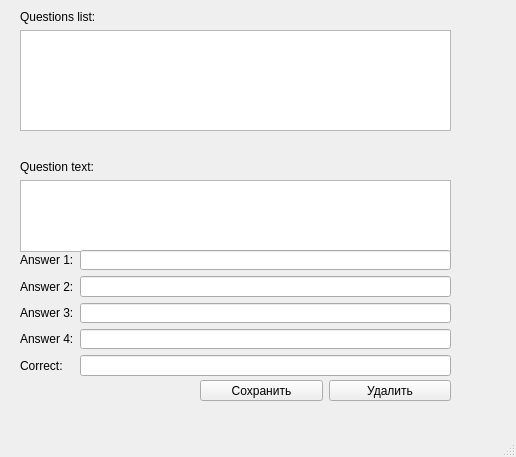
<?xml version="1.0" encoding="UTF-8"?>
<ui version="4.0">
 <class>MainWindow</class>
 <widget class="QMainWindow" name="MainWindow">
  <property name="geometry">
   <rect>
    <x>0</x>
    <y>0</y>
    <width>516</width>
    <height>457</height>
   </rect>
  </property>
  <property name="windowTitle">
   <string>MainWindow</string>
  </property>
  <widget class="QWidget" name="centralwidget">
   <widget class="QWidget" name="verticalLayoutWidget">
    <property name="geometry">
     <rect>
      <x>20</x>
      <y>160</y>
      <width>431</width>
      <height>92</height>
     </rect>
    </property>
    <layout class="QVBoxLayout" name="verticalLayout">
     <item>
      <widget class="QLabel" name="label">
       <property name="text">
        <string>Question text:</string>
       </property>
      </widget>
     </item>
     <item>
      <widget class="QTextEdit" name="textEditQuestion"/>
     </item>
    </layout>
   </widget>
   <widget class="QWidget" name="formLayoutWidget">
    <property name="geometry">
     <rect>
      <x>20</x>
      <y>250</y>
      <width>431</width>
      <height>126</height>
     </rect>
    </property>
    <layout class="QFormLayout" name="formLayout">
     <item row="0" column="0">
      <widget class="QLabel" name="label_3">
       <property name="text">
        <string>Answer 1:</string>
       </property>
      </widget>
     </item>
     <item row="0" column="1">
      <widget class="QLineEdit" name="lineEditAnswer1"/>
     </item>
     <item row="1" column="0">
      <widget class="QLabel" name="label_4">
       <property name="text">
        <string>Answer 2:</string>
       </property>
      </widget>
     </item>
     <item row="1" column="1">
      <widget class="QLineEdit" name="lineEditAnswer2"/>
     </item>
     <item row="2" column="0">
      <widget class="QLabel" name="label_2">
       <property name="text">
        <string>Answer 3:</string>
       </property>
      </widget>
     </item>
     <item row="2" column="1">
      <widget class="QLineEdit" name="lineEditAnswer3"/>
     </item>
     <item row="3" column="0">
      <widget class="QLabel" name="label_5">
       <property name="text">
        <string>Answer 4:</string>
       </property>
      </widget>
     </item>
     <item row="3" column="1">
      <widget class="QLineEdit" name="lineEditAnswer4"/>
     </item>
     <item row="4" column="0">
      <widget class="QLabel" name="label_7">
       <property name="text">
        <string>Correct:</string>
       </property>
      </widget>
     </item>
     <item row="4" column="1">
      <widget class="QLineEdit" name="lineEditCorrect"/>
     </item>
    </layout>
   </widget>
   <widget class="QWidget" name="verticalLayoutWidget_2">
    <property name="geometry">
     <rect>
      <x>20</x>
      <y>10</y>
      <width>431</width>
      <height>121</height>
     </rect>
    </property>
    <layout class="QVBoxLayout" name="verticalLayout_2">
     <item>
      <widget class="QLabel" name="label_6">
       <property name="text">
        <string>Questions list:</string>
       </property>
      </widget>
     </item>
     <item>
      <widget class="QListWidget" name="listQuestions"/>
     </item>
    </layout>
   </widget>
   <widget class="QWidget" name="horizontalLayoutWidget">
    <property name="geometry">
     <rect>
      <x>200</x>
      <y>380</y>
      <width>251</width>
      <height>21</height>
     </rect>
    </property>
    <layout class="QHBoxLayout" name="horizontalLayout">
     <item>
      <widget class="QPushButton" name="buttonSave">
       <property name="text">
        <string>Сохранить</string>
       </property>
      </widget>
     </item>
     <item>
      <widget class="QPushButton" name="buttonRemove">
       <property name="text">
        <string>Удалить</string>
       </property>
      </widget>
     </item>
    </layout>
   </widget>
  </widget>
  <widget class="QMenuBar" name="menubar">
   <property name="geometry">
    <rect>
     <x>0</x>
     <y>0</y>
     <width>516</width>
     <height>21</height>
    </rect>
   </property>
  </widget>
  <widget class="QStatusBar" name="statusbar"/>
 </widget>
 <resources/>
 <connections/>
</ui>
